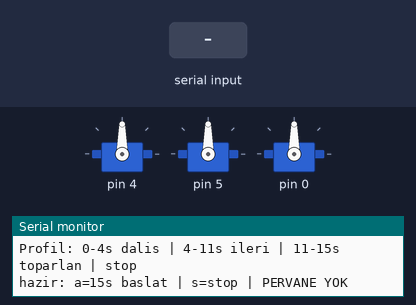
The sketch below on a simulated Arduino Uno, built with avr-gcc and run on an emulated ATmega328P. Parts: 3 × servo, the last lines printed to the serial monitor. The test bench sets the inputs (shaded band).

Above: at 1.6 s.
1.7 s: "a" received over Serial
At 2.5 s:
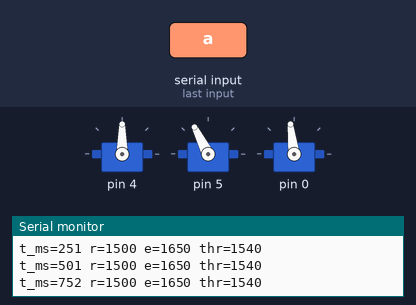
3.2 s: "s" received over Serial
At 3.6 s:
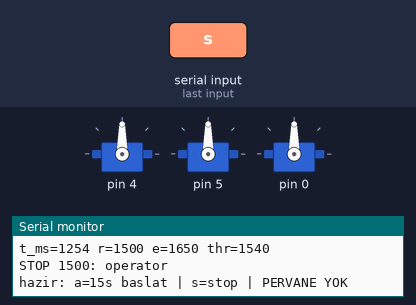
Timing chart, 0 to 6.2 s (numbered marks = the images above; inputs shaded):
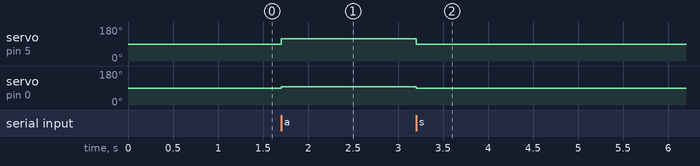

The sketch:

14_power_dive.ino
```cpp
// AUV 14 - 15 sn guc / dalis-ileri profili (ACIK CEVRIM)
// Sensorden BAGIMSIZ: servo+motor gercek akim ceker.
// Senaryo: dalis benzeri elevator + itki, sonra seviye + ileri, sonra notur.
// PERVANE YOK. LiPo+UBEC sart. 's' = aninda 1500.

#include <Servo.h>

Servo rudder;    // PB4
Servo elevator;  // PB5
Servo esc;       // PB0

bool running = false;
uint32_t t0 = 0;

const uint16_t US_N = 1500;
// Gercek guc icin sinirli ama hissedilir (pervanesiz)
const uint16_t US_E_DIVE = 1650;   // burnu asagi / derinlik komutu benzeri
const uint16_t US_E_LEVEL = 1500;
const uint16_t US_R_SWEEP = 1600;  // hafif yon
const uint16_t US_T_CRUISE = 1560; // ileri itki (hafif-orta)
const uint16_t US_T_DIVE = 1540;

void set_all(uint16_t r, uint16_t e, uint16_t t) {
  rudder.writeMicroseconds(r);
  elevator.writeMicroseconds(e);
  esc.writeMicroseconds(t);
}

void stop_now(const char *why) {
  running = false;
  set_all(US_N, US_N, US_N);
  Serial.print("STOP 1500: ");
  Serial.println(why);
}

void setup() {
  Serial.begin(115200);
  delay(400);
  rudder.attach(PB4, 1000, 2000);
  elevator.attach(PB5, 1000, 2000);
  esc.attach(PB0, 1000, 2000);
  stop_now("boot");
  Serial.println();
  Serial.println("AUV 14 POWER DIVE 15s (acik cevrim)");
  Serial.println("PERVANE YOK | a=baslat | s=stop");
  Serial.println("Profil: 0-4s dalis | 4-11s ileri | 11-15s toparlan | stop");
}

void loop() {
  if (Serial.available()) {
    char k = Serial.read();
    if (k == 's') stop_now("operator");
    if (k == 'a') {
      running = true;
      t0 = millis();
      Serial.println("RUN 15s power profile");
    }
  }

  // Idle iken bos ekran olmasin
  if (!running) {
    static uint32_t t_idle = 0;
    if (millis() - t_idle > 1000) {
      t_idle = millis();
      Serial.println("hazir: a=15s baslat | s=stop | PERVANE YOK");
    }
    return;
  }

  uint32_t ms = millis() - t0;
  uint16_t r = US_N, e = US_N, t = US_N;

  if (ms < 4000) {
    // dalis benzeri: elevator asagi + hafif itki
    e = US_E_DIVE;
    t = US_T_DIVE;
    r = US_N;
  } else if (ms < 11000) {
    // ileri / seyir: seviye + daha fazla itki + hafif dümen
    e = US_E_LEVEL;
    t = US_T_CRUISE;
    r = (ms / 500) % 2 == 0 ? US_R_SWEEP : (uint16_t)(1400);
  } else if (ms < 15000) {
    // toparlan
    e = US_N;
    t = US_N;
    r = US_N;
  } else {
    stop_now("15s bitti");
    return;
  }

  set_all(r, e, t);

  static uint32_t t_log = 0;
  if (millis() - t_log > 250) {
    t_log = millis();
    Serial.print("t_ms=");
    Serial.print(ms);
    Serial.print(" r=");
    Serial.print(r);
    Serial.print(" e=");
    Serial.print(e);
    Serial.print(" thr=");
    Serial.println(t);
  }
}
```

Measured:
- after the input at 1.7 s, servo on pin 5: 90° → 117° at once; servo on pin 0: 90° → 97° at once
- after the input at 3.2 s, servo on pin 4: stops changing and stays 90°; servo on pin 5: 117° → 90° after 0.00 s instead of 2.5 s; servo on pin 0: 97° → 90° at once
